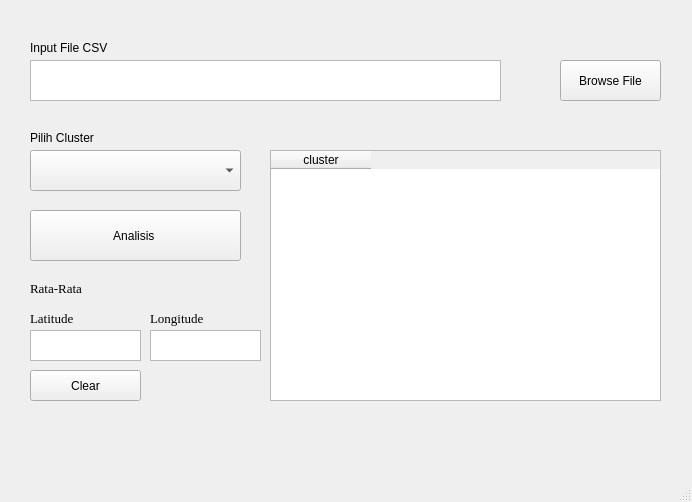
<?xml version="1.0" encoding="UTF-8"?>
<ui version="4.0">
 <class>MainWindow</class>
 <widget class="QMainWindow" name="MainWindow">
  <property name="geometry">
   <rect>
    <x>0</x>
    <y>0</y>
    <width>692</width>
    <height>502</height>
   </rect>
  </property>
  <property name="windowTitle">
   <string>Aplikasi Analisis Asosiasi</string>
  </property>
  <widget class="QWidget" name="centralwidget">
   <widget class="QTextEdit" name="csvInput">
    <property name="geometry">
     <rect>
      <x>30</x>
      <y>60</y>
      <width>471</width>
      <height>41</height>
     </rect>
    </property>
   </widget>
   <widget class="QPushButton" name="btnBrowserFile">
    <property name="geometry">
     <rect>
      <x>560</x>
      <y>60</y>
      <width>101</width>
      <height>41</height>
     </rect>
    </property>
    <property name="text">
     <string>Browse File</string>
    </property>
   </widget>
   <widget class="QPushButton" name="btnAnalisis">
    <property name="geometry">
     <rect>
      <x>30</x>
      <y>210</y>
      <width>211</width>
      <height>51</height>
     </rect>
    </property>
    <property name="text">
     <string>Analisis </string>
    </property>
   </widget>
   <widget class="QLabel" name="label_3">
    <property name="geometry">
     <rect>
      <x>30</x>
      <y>40</y>
      <width>101</width>
      <height>16</height>
     </rect>
    </property>
    <property name="text">
     <string>Input File CSV</string>
    </property>
   </widget>
   <widget class="QComboBox" name="inputCluster">
    <property name="geometry">
     <rect>
      <x>30</x>
      <y>150</y>
      <width>211</width>
      <height>41</height>
     </rect>
    </property>
   </widget>
   <widget class="QLabel" name="label">
    <property name="geometry">
     <rect>
      <x>30</x>
      <y>130</y>
      <width>101</width>
      <height>16</height>
     </rect>
    </property>
    <property name="text">
     <string>Pilih Cluster</string>
    </property>
   </widget>
   <widget class="QTableWidget" name="tabelOutput">
    <property name="geometry">
     <rect>
      <x>270</x>
      <y>150</y>
      <width>391</width>
      <height>251</height>
     </rect>
    </property>
    <column>
     <property name="text">
      <string>cluster</string>
     </property>
    </column>
   </widget>
   <widget class="QTextEdit" name="textEdit_2">
    <property name="geometry">
     <rect>
      <x>30</x>
      <y>330</y>
      <width>111</width>
      <height>31</height>
     </rect>
    </property>
   </widget>
   <widget class="QLabel" name="label_4">
    <property name="geometry">
     <rect>
      <x>30</x>
      <y>280</y>
      <width>81</width>
      <height>16</height>
     </rect>
    </property>
    <property name="font">
     <font>
      <family>Times New Roman</family>
      <pointsize>10</pointsize>
     </font>
    </property>
    <property name="text">
     <string>Rata-Rata</string>
    </property>
   </widget>
   <widget class="QTextEdit" name="textEdit_3">
    <property name="geometry">
     <rect>
      <x>150</x>
      <y>330</y>
      <width>111</width>
      <height>31</height>
     </rect>
    </property>
   </widget>
   <widget class="QLabel" name="label_5">
    <property name="geometry">
     <rect>
      <x>30</x>
      <y>310</y>
      <width>81</width>
      <height>16</height>
     </rect>
    </property>
    <property name="font">
     <font>
      <family>Times New Roman</family>
      <pointsize>10</pointsize>
     </font>
    </property>
    <property name="text">
     <string>Latitude</string>
    </property>
   </widget>
   <widget class="QLabel" name="label_6">
    <property name="geometry">
     <rect>
      <x>150</x>
      <y>310</y>
      <width>81</width>
      <height>16</height>
     </rect>
    </property>
    <property name="font">
     <font>
      <family>Times New Roman</family>
      <pointsize>10</pointsize>
     </font>
    </property>
    <property name="text">
     <string>Longitude</string>
    </property>
   </widget>
   <widget class="QPushButton" name="btnClear">
    <property name="geometry">
     <rect>
      <x>30</x>
      <y>370</y>
      <width>111</width>
      <height>31</height>
     </rect>
    </property>
    <property name="text">
     <string>Clear</string>
    </property>
   </widget>
  </widget>
  <widget class="QMenuBar" name="menubar">
   <property name="geometry">
    <rect>
     <x>0</x>
     <y>0</y>
     <width>692</width>
     <height>21</height>
    </rect>
   </property>
  </widget>
  <widget class="QStatusBar" name="statusbar"/>
 </widget>
 <resources/>
 <connections/>
</ui>
